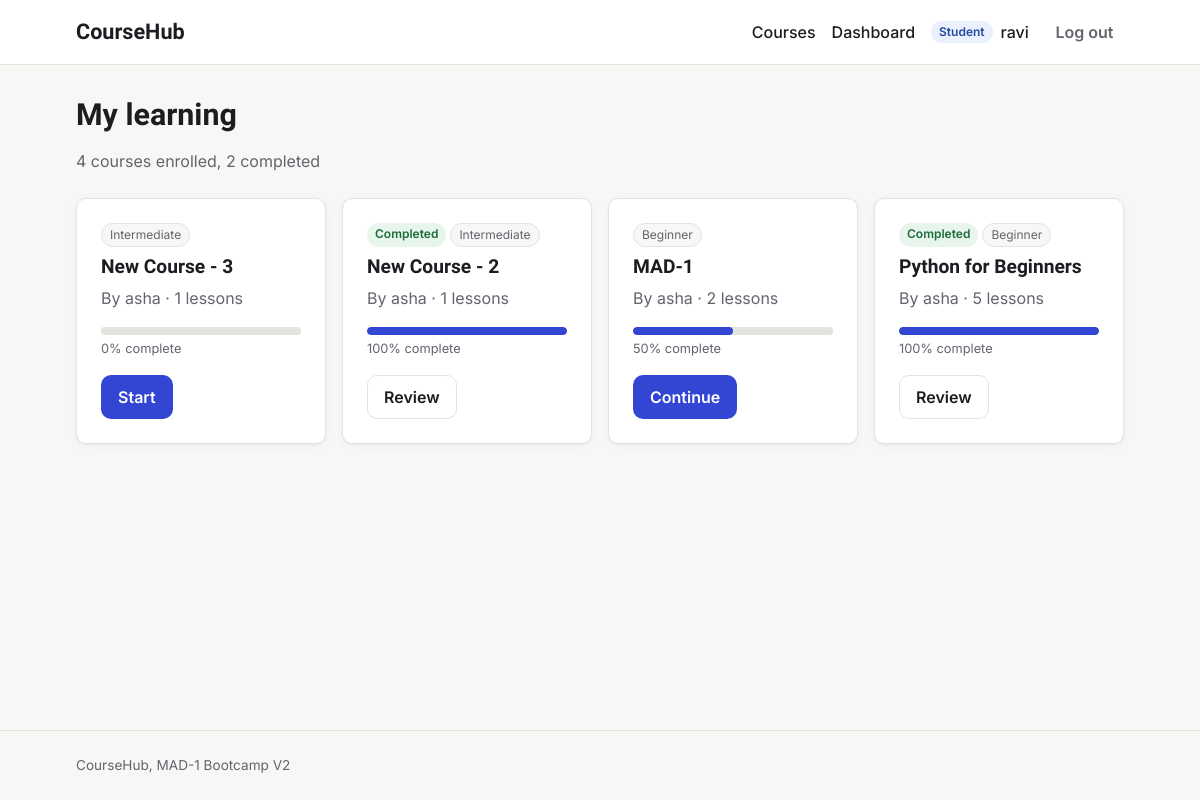
The app's page /student/dashboard (signed in) with its own data.
### models.py (models this page shows, shortened)
class User(db.Model):
    id = db.Column(db.Integer, primary_key=True)
    username = db.Column(db.String(80), unique=True, nullable=False)
    email = db.Column(db.String(120), unique=True, nullable=False)
    password_hash = db.Column(db.String(256), nullable=False)
    role = db.Column(db.String(20), nullable=False, default="student")
    bio = db.Column(db.Text)
    avatar = db.Column(db.String(200))
    created_at = db.Column(db.DateTime, default=utc_now)
    is_active = db.Column(db.Boolean, default=True)
    taught_courses = db.relationship("Course", backref="instructor", lazy=True)
    enrollments = db.relationship(
        "Enrollment", backref="student", cascade="all, delete-orphan"
    )
    completions = db.relationship(
        "LessonCompletion", backref="student", cascade="all, delete-orphan"
    )

class Enrollment(db.Model):
    id = db.Column(db.Integer, primary_key=True)
    student_id = db.Column(db.Integer, db.ForeignKey("user.id"), nullable=False)
    course_id = db.Column(db.Integer, db.ForeignKey("course.id"), nullable=False)
    enrolled_at = db.Column(db.DateTime, default=utc_now)
    completed_at = db.Column(db.DateTime)
    __table_args__ = (
        db.UniqueConstraint("student_id", "course_id", name="unique_enrollment"),
    )
    @property
    def progress(self):
        total = db.session.scalar(
            db.select(db.func.count(Lesson.id)).where(
                Lesson.course_id == self.course_id
            )
        )
        if not total:
            return 0
        completed = db.session.scalar(
            db.select(db.func.count(LessonCompletion.id))
            .join(Lesson)
            .where(
                LessonCompletion.student_id == self.student_id,
                Lesson.course_id == self.course_id,
            )
        )
        return round(completed / total * 100)

class Course(db.Model):
    id = db.Column(db.Integer, primary_key=True)
    title = db.Column(db.String(200), nullable=False)
    slug = db.Column(db.String(200), unique=True, nullable=False)
    description = db.Column(db.Text)
    short_description = db.Column(db.String(500))
    thumbnail = db.Column(db.String(300))
    price = db.Column(db.Float, default=0.0)
    category = db.Column(db.String(50))
    level = db.Column(db.String(20))
    is_published = db.Column(db.Boolean, default=False)
    is_featured = db.Column(db.Boolean, default=False)
    instructor_id = db.Column(db.Integer, db.ForeignKey("user.id"), nullable=False)
    created_at = db.Column(db.DateTime, default=utc_now)
    updated_at = db.Column(db.DateTime, default=utc_now, onupdate=utc_now)
    lessons = db.relationship(
        "Lesson",
        backref="course",
        cascade="all, delete-orphan",
        order_by="Lesson.order",
    )
    enrollments = db.relationship(
        "Enrollment", backref="course", cascade="all, delete-orphan"
    )

### routes/student.py (the view)
@bp.route("/student/dashboard")
@student_required
def dashboard():
    enrollments = sorted(
        g.user.enrollments, key=lambda e: e.enrolled_at, reverse=True
    )
    return render_template("student_dashboard.html", enrollments=enrollments)

### helpers.py (called while the page is built)
def login_required(view):
    @wraps(view)
    def wrapped(*args, **kwargs):
        if g.user is None:
            flash("Please log in to continue.", "warning")
            return redirect(url_for("auth.login", next=request.full_path))
        return view(*args, **kwargs)
    return wrapped

def role_required(*roles):
    def decorator(view):
        @wraps(view)
        @login_required
        def wrapped(*args, **kwargs):
            if g.user.role not in roles:
                abort(403)
            return view(*args, **kwargs)
        return wrapped
    return decorator

### templates/student_dashboard.html (shortened to what this page needs)
{% extends "base.html" %}
{% from "macros.html" import progress_bar %}
{% block content %}
<div class="page-header">
  <h1>My learning</h1>
  <p class="muted">
    {{ enrollments|length }} course{{ '' if enrollments|length == 1 else 's' }} enrolled,
    {{ enrollments|selectattr('completed_at')|list|length }} completed
  </p>
</div>
{% if enrollments %}
  <div class="course-grid">
    {% for e in enrollments %}
      {% set percent = e.progress %}
      <article class="card">
        <div class="tags">
          {% if e.completed_at %}<span class="badge badge-published">Completed</span>{% endif %}
          {% if e.course.level %}<span class="tag">{{ e.course.level|capitalize }}</span>{% endif %}
        </div>
        <h2 class="card-title">{{ e.course.title }}</h2>
        <p class="muted">By {{ e.course.instructor.username }} · {{ e.course.lessons|length }} lessons</p>
        {{ progress_bar(percent) }}
        <a class="btn {{ 'btn-secondary' if e.completed_at else 'btn-primary' }}"
           href="{{ url_for('student.course_player', slug=e.course.slug) }}">
          {{ 'Review' if e.completed_at else ('Start' if percent == 0 else 'Continue') }}
        </a>
      </article>
    {% endfor %}
  </div>
{% else %}
  <div class="empty-state">
    <h2>You haven't enrolled in anything yet</h2>
    <p class="muted">Pick a course from the catalog to get started.</p>
    <a class="btn btn-primary" href="{{ url_for('courses.course_list') }}">Browse courses</a>
  </div>
{% endif %}
{% endblock %}

### templates/base.html (shortened to what this page needs)
<!DOCTYPE html>
<html lang="en">
<head>
  <link rel="stylesheet" href="{{ url_for('static', filename='style.css') }}">
</head>
<body>
  <header class="navbar">
    <div class="container navbar-inner">
      <a class="brand" href="{{ url_for('courses.home') }}">CourseHub</a>
      <nav aria-label="Main">
        <ul class="nav-links">
          <li><a href="{{ url_for('courses.course_list') }}">Courses</a></li>
          {% if current_user %}
            <li><a href="{{ url_for('auth.dashboard') }}">Dashboard</a></li>
            <li class="nav-user">
              <span class="badge badge-{{ current_user.role }}">{{ current_user.role|capitalize }}</span>
              <a href="{{ url_for('auth.profile') }}">{{ current_user.username }}</a>
            </li>
            <li>
              <form action="{{ url_for('auth.logout') }}" method="post" class="inline-form">
                <button type="submit" class="btn btn-ghost">Log out</button>
              </form>
            </li>
          {% else %}
            <li><a href="{{ url_for('auth.login') }}">Log in</a></li>
            <li><a class="btn btn-primary" href="{{ url_for('auth.register') }}">Sign up</a></li>
          {% endif %}
        </ul>
      </nav>
    </div>
  </header>
  <main id="main" class="container">
    {% block content %}{% endblock %}
  </main>
  <footer class="footer">
    <div class="container">CourseHub, MAD-1 Bootcamp V2</div>
  </footer>
</body>
</html>

### templates/macros.html (shortened to what this page needs)
{% macro progress_bar(percent) %}
  <progress class="progress" value="{{ percent }}" max="100" aria-label="Course progress">{{ percent }}%</progress>
  <p class="progress-label">{{ percent }}% complete</p>
{% endmacro %}

### static/style.css (style rules this page uses)
:root { --font-display: "Bricolage Grotesque", ui-sans-serif, system-ui, sans-serif; --font-body: "Inter", ui-sans-serif, system-ui, -apple-system, "Segoe UI", Roboto, sans-serif; --color-bg: #f7f7f5; --color-surface: #ffffff; --color-text: #1c1d21; --color-muted: #62656e; --color-border: #e3e3df; --color-primary: #3346d3; --color-primary-hover: #2636b0; --color-focus: #8a96ff; --color-success-bg: #e8f5ec; --color-success-text: #1d6b3a; --color-error-bg: #fdecec; --color-error-text: #a12626; --color-warning-bg: #fff6e0; --color-warning-text: #8a5a00; --color-info-bg: #eaf0fd; --color-info-text: #244a9e; --radius: 10px; --space-1: 0.25rem; --space-2: 0.5rem; --space-3: 0.75rem; --space-4: 1rem; --space-6: 1.5rem; --space-8: 2rem; --space-12: 3rem; --shadow: 0 1px 2px rgba(0, 0, 0, 0.04), 0 2px 8px rgba(0, 0, 0, 0.04); }
*, *::before, *::after { box-sizing: border-box; }
body { margin: 0; min-height: 100vh; display: flex; flex-direction: column; font-family: var(--font-body); font-size: 1rem; line-height: 1.55; color: var(--color-text); background: var(--color-bg); }
h1, h2, h3 { font-family: var(--font-display); line-height: 1.2; margin: 0 0 var(--space-2); }
h1 { font-size: 1.9rem; }
h2 { font-size: 1.2rem; }
a { color: var(--color-primary); }
.container { width: 100%; max-width: 1080px; margin: 0 auto; padding: 0 var(--space-4); }
main.container { flex: 1; padding-top: var(--space-8); padding-bottom: var(--space-12); }
.muted { color: var(--color-muted); }
.navbar { background: var(--color-surface); border-bottom: 1px solid var(--color-border); }
.navbar-inner { display: flex; flex-wrap: wrap; align-items: center; justify-content: space-between; gap: var(--space-3); min-height: 64px; }
.brand { font-family: var(--font-display); font-weight: 700; font-size: 1.35rem; color: var(--color-text); text-decoration: none; }
.nav-links { display: flex; flex-wrap: wrap; align-items: center; gap: var(--space-4); margin: 0; padding: 0; list-style: none; }
.nav-links a:not(.btn) { color: var(--color-text); text-decoration: none; font-weight: 500; }
.nav-user { display: flex; align-items: center; gap: var(--space-2); color: var(--color-muted); }
.inline-form { margin: 0; }
.btn { display: inline-block; padding: 0.55rem 1rem; border: 1px solid transparent; border-radius: var(--radius); font: inherit; font-weight: 600; text-decoration: none; cursor: pointer; transition: background-color 0.15s ease, border-color 0.15s ease; }
.btn-primary { background: var(--color-primary); color: #fff; }
.btn-secondary { background: var(--color-surface); border-color: var(--color-border); color: var(--color-text); }
.btn-ghost { background: transparent; color: var(--color-muted); padding: 0.4rem 0.6rem; }
.badge { display: inline-block; padding: 0.1rem 0.5rem; border-radius: 999px; font-size: 0.75rem; font-weight: 600; }
.badge-student { background: var(--color-info-bg); color: var(--color-info-text); }
.page-header { margin-bottom: var(--space-6); }
.card { padding: var(--space-6); background: var(--color-surface); border: 1px solid var(--color-border); border-radius: var(--radius); box-shadow: var(--shadow); }
.card .muted { margin-top: 0; }
.footer { padding: var(--space-6) 0; border-top: 1px solid var(--color-border); color: var(--color-muted); font-size: 0.85rem; }
.course-grid { display: grid; grid-template-columns: repeat(auto-fill, minmax(240px, 1fr)); gap: var(--space-4); }
.tags { display: flex; flex-wrap: wrap; gap: var(--space-1); }
.tag { display: inline-block; padding: 0.1rem 0.5rem; border-radius: 999px; background: var(--color-bg); border: 1px solid var(--color-border); font-size: 0.75rem; color: var(--color-muted); }
.badge-published { background: var(--color-success-bg); color: var(--color-success-text); }
.card-title { margin-top: var(--space-2); }
.progress { display: block; width: 100%; height: 8px; margin-top: var(--space-3); border: 0; border-radius: 999px; background: var(--color-border); overflow: hidden; appearance: none; -webkit-appearance: none; }
.progress-label { margin: var(--space-1) 0 var(--space-4); font-size: 0.8rem; color: var(--color-muted); }

### records on screen
User: role "Student", username "ravi"
Enrollment: course.level "Intermediate", course "New Course - 3", course.instructor.username "asha", course.lessons|length "1", percent "0", completed_at "Start"
Enrollment: shows "Completed", course.level "Intermediate", course "New Course - 2", course.instructor.username "asha", course.lessons|length "1", percent "100", completed_at "Review"
Enrollment: course.level "Beginner", course "MAD-1", course.instructor.username "asha", course.lessons|length "2", percent "50", completed_at "Continue"
Enrollment: shows "Completed", course.level "Beginner", course "Python for Beginners", course.instructor.username "asha", course.lessons|length "5", percent "100", completed_at "Review"

### other values on screen
{{ enrollments|length }} "4"
{{ '' if enrollments|length == 1 else 's' }} "s"
{{ enrollments|selectattr('completed_at')|list|length }} "2"
